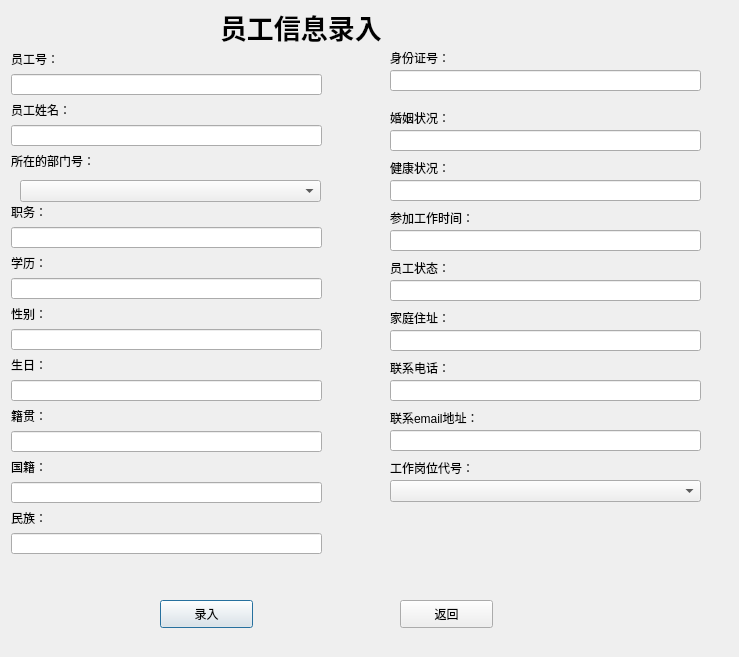
<?xml version="1.0" encoding="UTF-8"?>
<ui version="4.0">
 <class>AddPersonnel</class>
 <widget class="QDialog" name="AddPersonnel">
  <property name="geometry">
   <rect>
    <x>0</x>
    <y>0</y>
    <width>739</width>
    <height>657</height>
   </rect>
  </property>
  <property name="windowTitle">
   <string>员工信息录入</string>
  </property>
  <widget class="QLabel" name="label_2">
   <property name="geometry">
    <rect>
     <x>11</x>
     <y>51</y>
     <width>72</width>
     <height>16</height>
    </rect>
   </property>
   <property name="text">
    <string>员工号：</string>
   </property>
  </widget>
  <widget class="QLabel" name="label_16">
   <property name="geometry">
    <rect>
     <x>390</x>
     <y>310</y>
     <width>72</width>
     <height>16</height>
    </rect>
   </property>
   <property name="text">
    <string>家庭住址：</string>
   </property>
  </widget>
  <widget class="QLabel" name="label_18">
   <property name="geometry">
    <rect>
     <x>390</x>
     <y>410</y>
     <width>131</width>
     <height>16</height>
    </rect>
   </property>
   <property name="text">
    <string>联系email地址：</string>
   </property>
  </widget>
  <widget class="QLabel" name="label_19">
   <property name="geometry">
    <rect>
     <x>390</x>
     <y>460</y>
     <width>131</width>
     <height>16</height>
    </rect>
   </property>
   <property name="text">
    <string>工作岗位代号：</string>
   </property>
  </widget>
  <widget class="QLineEdit" name="b">
   <property name="geometry">
    <rect>
     <x>11</x>
     <y>125</y>
     <width>311</width>
     <height>21</height>
    </rect>
   </property>
  </widget>
  <widget class="QLineEdit" name="d">
   <property name="geometry">
    <rect>
     <x>11</x>
     <y>227</y>
     <width>311</width>
     <height>21</height>
    </rect>
   </property>
  </widget>
  <widget class="QLineEdit" name="e">
   <property name="geometry">
    <rect>
     <x>11</x>
     <y>278</y>
     <width>311</width>
     <height>21</height>
    </rect>
   </property>
  </widget>
  <widget class="QLineEdit" name="f">
   <property name="geometry">
    <rect>
     <x>11</x>
     <y>329</y>
     <width>311</width>
     <height>21</height>
    </rect>
   </property>
  </widget>
  <widget class="QLineEdit" name="g">
   <property name="geometry">
    <rect>
     <x>11</x>
     <y>380</y>
     <width>311</width>
     <height>21</height>
    </rect>
   </property>
  </widget>
  <widget class="QLineEdit" name="h">
   <property name="geometry">
    <rect>
     <x>11</x>
     <y>431</y>
     <width>311</width>
     <height>21</height>
    </rect>
   </property>
  </widget>
  <widget class="QLineEdit" name="i">
   <property name="geometry">
    <rect>
     <x>11</x>
     <y>482</y>
     <width>311</width>
     <height>21</height>
    </rect>
   </property>
  </widget>
  <widget class="QLineEdit" name="j">
   <property name="geometry">
    <rect>
     <x>11</x>
     <y>533</y>
     <width>311</width>
     <height>21</height>
    </rect>
   </property>
  </widget>
  <widget class="QLineEdit" name="k">
   <property name="geometry">
    <rect>
     <x>390</x>
     <y>70</y>
     <width>311</width>
     <height>21</height>
    </rect>
   </property>
  </widget>
  <widget class="QLineEdit" name="m">
   <property name="geometry">
    <rect>
     <x>390</x>
     <y>180</y>
     <width>311</width>
     <height>21</height>
    </rect>
   </property>
  </widget>
  <widget class="QLineEdit" name="n">
   <property name="geometry">
    <rect>
     <x>390</x>
     <y>230</y>
     <width>311</width>
     <height>21</height>
    </rect>
   </property>
  </widget>
  <widget class="QLineEdit" name="o">
   <property name="geometry">
    <rect>
     <x>390</x>
     <y>280</y>
     <width>311</width>
     <height>21</height>
    </rect>
   </property>
  </widget>
  <widget class="QLineEdit" name="p">
   <property name="geometry">
    <rect>
     <x>390</x>
     <y>330</y>
     <width>311</width>
     <height>21</height>
    </rect>
   </property>
  </widget>
  <widget class="QLineEdit" name="q">
   <property name="geometry">
    <rect>
     <x>390</x>
     <y>380</y>
     <width>311</width>
     <height>21</height>
    </rect>
   </property>
  </widget>
  <widget class="QLineEdit" name="r">
   <property name="geometry">
    <rect>
     <x>390</x>
     <y>430</y>
     <width>311</width>
     <height>21</height>
    </rect>
   </property>
  </widget>
  <widget class="QLabel" name="label">
   <property name="geometry">
    <rect>
     <x>220</x>
     <y>10</y>
     <width>204</width>
     <height>33</height>
    </rect>
   </property>
   <property name="font">
    <font>
     <pointsize>20</pointsize>
     <weight>75</weight>
     <bold>true</bold>
    </font>
   </property>
   <property name="text">
    <string>员工信息录入</string>
   </property>
  </widget>
  <widget class="QLineEdit" name="a">
   <property name="geometry">
    <rect>
     <x>11</x>
     <y>74</y>
     <width>311</width>
     <height>21</height>
    </rect>
   </property>
  </widget>
  <widget class="QLabel" name="label_3">
   <property name="geometry">
    <rect>
     <x>11</x>
     <y>102</y>
     <width>72</width>
     <height>16</height>
    </rect>
   </property>
   <property name="text">
    <string>员工姓名：</string>
   </property>
  </widget>
  <widget class="QLabel" name="label_4">
   <property name="geometry">
    <rect>
     <x>11</x>
     <y>153</y>
     <width>111</width>
     <height>16</height>
    </rect>
   </property>
   <property name="text">
    <string>所在的部门号：</string>
   </property>
  </widget>
  <widget class="QLabel" name="label_5">
   <property name="geometry">
    <rect>
     <x>11</x>
     <y>204</y>
     <width>72</width>
     <height>16</height>
    </rect>
   </property>
   <property name="text">
    <string>职务：</string>
   </property>
  </widget>
  <widget class="QLabel" name="label_6">
   <property name="geometry">
    <rect>
     <x>11</x>
     <y>255</y>
     <width>72</width>
     <height>16</height>
    </rect>
   </property>
   <property name="text">
    <string>学历：</string>
   </property>
  </widget>
  <widget class="QLabel" name="label_7">
   <property name="geometry">
    <rect>
     <x>11</x>
     <y>306</y>
     <width>72</width>
     <height>16</height>
    </rect>
   </property>
   <property name="text">
    <string>性别：</string>
   </property>
  </widget>
  <widget class="QLabel" name="label_8">
   <property name="geometry">
    <rect>
     <x>11</x>
     <y>357</y>
     <width>72</width>
     <height>16</height>
    </rect>
   </property>
   <property name="text">
    <string>生日：</string>
   </property>
  </widget>
  <widget class="QLabel" name="label_9">
   <property name="geometry">
    <rect>
     <x>11</x>
     <y>408</y>
     <width>72</width>
     <height>16</height>
    </rect>
   </property>
   <property name="text">
    <string>籍贯：</string>
   </property>
  </widget>
  <widget class="QLabel" name="label_10">
   <property name="geometry">
    <rect>
     <x>11</x>
     <y>459</y>
     <width>72</width>
     <height>16</height>
    </rect>
   </property>
   <property name="text">
    <string>国籍：</string>
   </property>
  </widget>
  <widget class="QLabel" name="label_11">
   <property name="geometry">
    <rect>
     <x>11</x>
     <y>510</y>
     <width>72</width>
     <height>16</height>
    </rect>
   </property>
   <property name="text">
    <string>民族：</string>
   </property>
  </widget>
  <widget class="QLabel" name="label_12">
   <property name="geometry">
    <rect>
     <x>390</x>
     <y>50</y>
     <width>72</width>
     <height>16</height>
    </rect>
   </property>
   <property name="text">
    <string>身份证号：</string>
   </property>
  </widget>
  <widget class="QLabel" name="label_13">
   <property name="geometry">
    <rect>
     <x>390</x>
     <y>110</y>
     <width>72</width>
     <height>16</height>
    </rect>
   </property>
   <property name="text">
    <string>婚姻状况：</string>
   </property>
  </widget>
  <widget class="QLabel" name="label_14">
   <property name="geometry">
    <rect>
     <x>390</x>
     <y>210</y>
     <width>111</width>
     <height>16</height>
    </rect>
   </property>
   <property name="text">
    <string>参加工作时间：</string>
   </property>
  </widget>
  <widget class="QLabel" name="label_15">
   <property name="geometry">
    <rect>
     <x>390</x>
     <y>260</y>
     <width>72</width>
     <height>16</height>
    </rect>
   </property>
   <property name="text">
    <string>员工状态：</string>
   </property>
  </widget>
  <widget class="QLabel" name="label_17">
   <property name="geometry">
    <rect>
     <x>390</x>
     <y>360</y>
     <width>72</width>
     <height>16</height>
    </rect>
   </property>
   <property name="text">
    <string>联系电话：</string>
   </property>
  </widget>
  <widget class="QPushButton" name="pushButton">
   <property name="geometry">
    <rect>
     <x>160</x>
     <y>600</y>
     <width>93</width>
     <height>28</height>
    </rect>
   </property>
   <property name="text">
    <string>录入</string>
   </property>
  </widget>
  <widget class="QPushButton" name="pushButton_2">
   <property name="geometry">
    <rect>
     <x>400</x>
     <y>600</y>
     <width>93</width>
     <height>28</height>
    </rect>
   </property>
   <property name="text">
    <string>返回</string>
   </property>
  </widget>
  <widget class="QLabel" name="label_20">
   <property name="geometry">
    <rect>
     <x>390</x>
     <y>160</y>
     <width>72</width>
     <height>15</height>
    </rect>
   </property>
   <property name="text">
    <string>健康状况：</string>
   </property>
  </widget>
  <widget class="QLineEdit" name="l">
   <property name="geometry">
    <rect>
     <x>390</x>
     <y>130</y>
     <width>311</width>
     <height>21</height>
    </rect>
   </property>
  </widget>
  <widget class="QComboBox" name="comboBox">
   <property name="geometry">
    <rect>
     <x>20</x>
     <y>180</y>
     <width>301</width>
     <height>22</height>
    </rect>
   </property>
  </widget>
  <widget class="QComboBox" name="comboBox_2">
   <property name="geometry">
    <rect>
     <x>390</x>
     <y>480</y>
     <width>311</width>
     <height>22</height>
    </rect>
   </property>
  </widget>
 </widget>
 <resources/>
 <connections/>
</ui>
